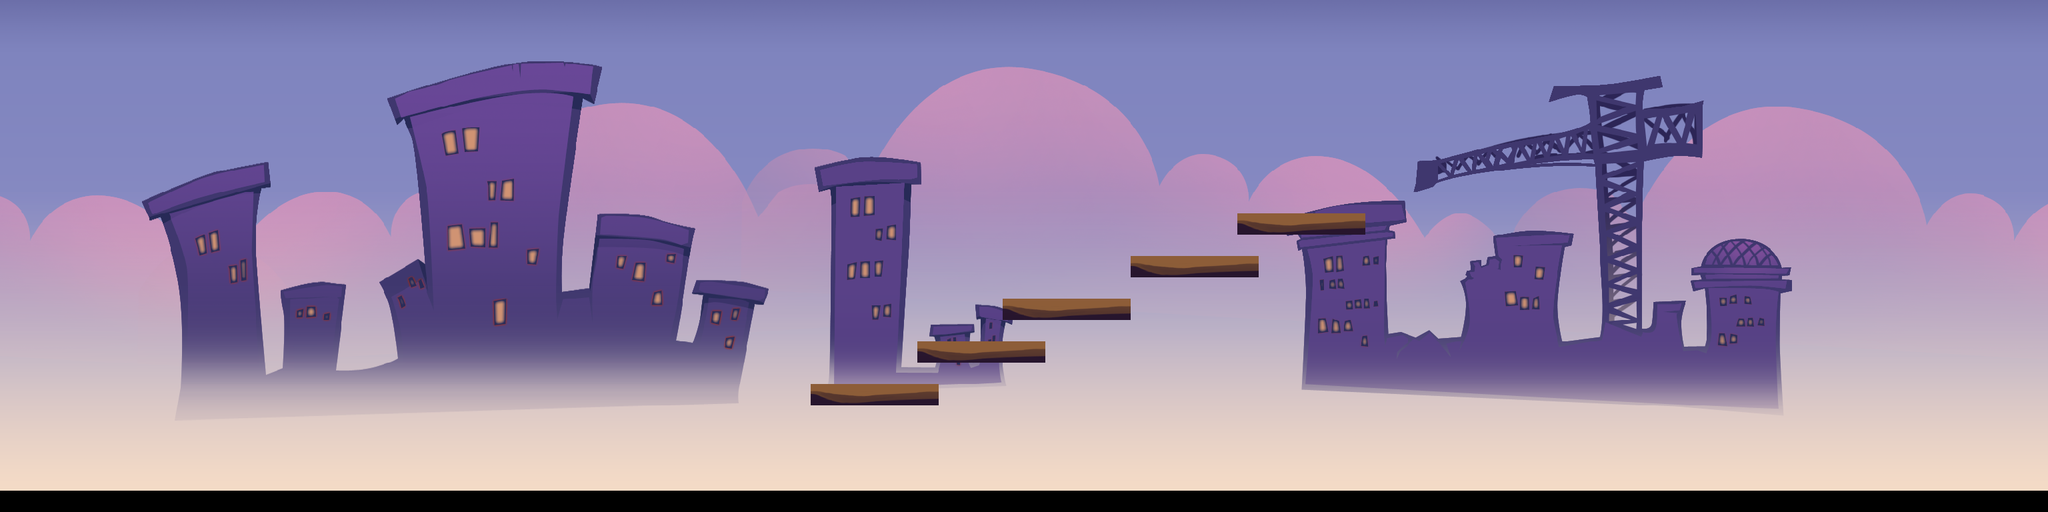

This game map was drawn from its Tiled (.tmx) file and the tilesets committed beside it. A one-line description and the trimmed map source follow:
An orthogonal 96x24 tile map with 32x32 px tiles, 2 tile layers (background, blocks), 2 tilesets and 11 objects.

<map version="1.0" orientation="orthogonal" width="96" height="24" tilewidth="32" tileheight="32">
 <tileset firstgid="1" name="Map00" tilewidth="32" tileheight="32" spacing="1" margin="1">
  <image source="Map00.png" width="3072" height="768" />
 </tileset>
 <tileset firstgid="2140" name="Ground00" tilewidth="32" tileheight="32" spacing="1" margin="1">
  <image source="Ground00.png" width="3072" height="176" />
 </tileset>
 <layer name="background" width="96" height="24">
  <data>[2304 cells, 2208 non-empty, 2139 distinct tile ids]</data>
 </layer>
 <layer name="blocks" width="96" height="24">
  <data>[2304 cells, 30 non-empty, 6 distinct tile ids]</data>
 </layer>
 <objectgroup name="Physics" width="96" height="24">
  <object x="1216" y="577" width="193" height="30" />
  <object x="1376" y="512" width="190" height="29" />
  <object x="1504" y="448" width="193" height="30" />
  <object x="1697" y="384" width="191" height="32" />
  <object x="1856" y="321" width="193" height="32" />
 </objectgroup>
 <objectgroup name="CoinObjects" width="96" height="24">
  <object x="1294" y="523" width="30" height="36">
   <ellipse />
  </object>
  <object x="1433" y="460" width="31" height="38">
   <ellipse />
  </object>
  <object x="1568" y="394" width="31" height="38">
   <ellipse />
  </object>
  <object x="1757" y="335" width="34" height="40">
   <ellipse />
  </object>
  <object x="1939" y="267" width="31" height="41">
   <ellipse />
  </object>
 </objectgroup>
 <objectgroup name="MonsterObjects" width="96" height="24">
  <object x="1984" y="256" width="64" height="64" />
 </objectgroup>
</map>
